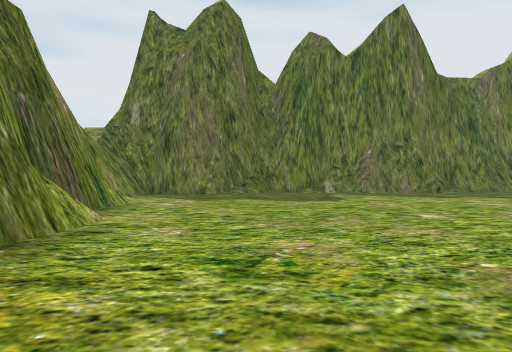
view 1 (above)

16 first-person views from a walk through a 3-D level made in the Unity game engine. The camera is 1.3 m above the floor, looks level and sees 75° across. The floor is counted in squares, 2 m on a side. Each view is taken from the middle of a square. On the plan, view 1 faces up. The plan holds only what a view shows up to about 10 squares ahead; the rest is blank. The player is left out.

view 2
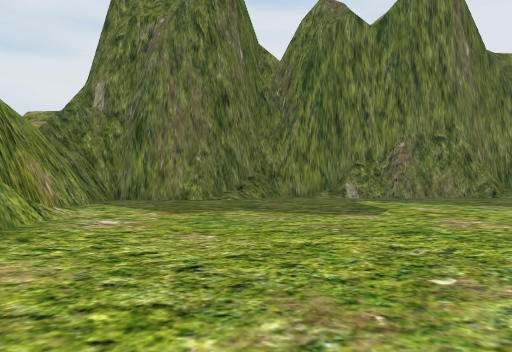

view 3
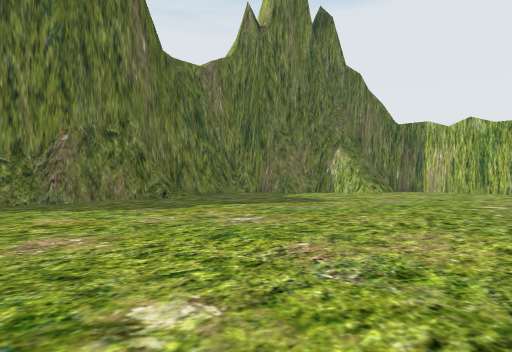

view 4
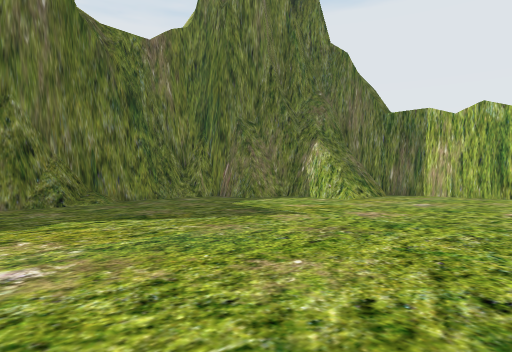

view 5
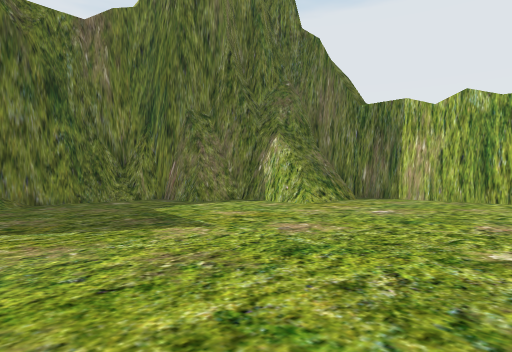

view 6
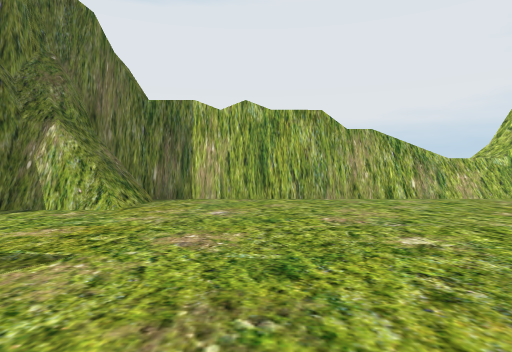

view 7
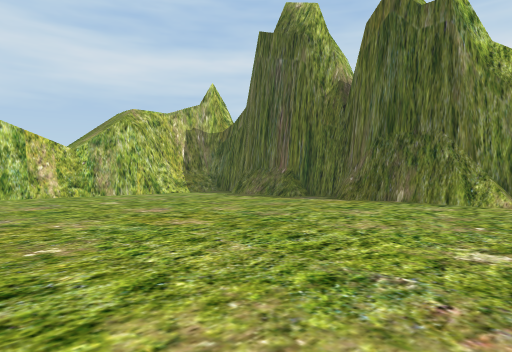

view 8
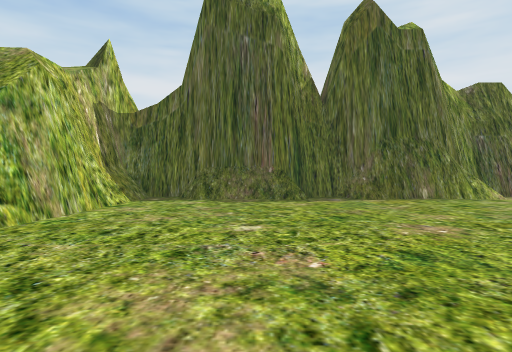

view 9
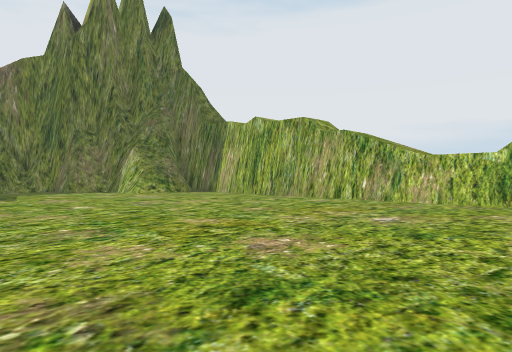

view 10
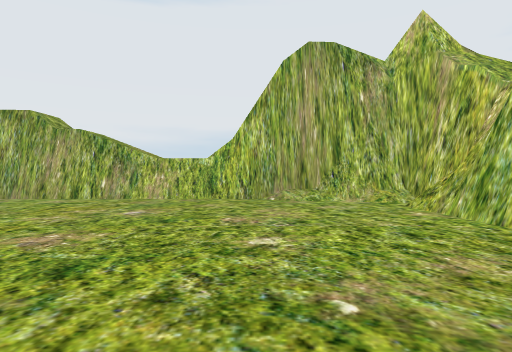

view 11
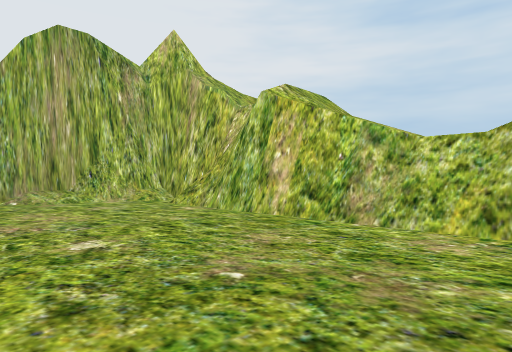

view 12
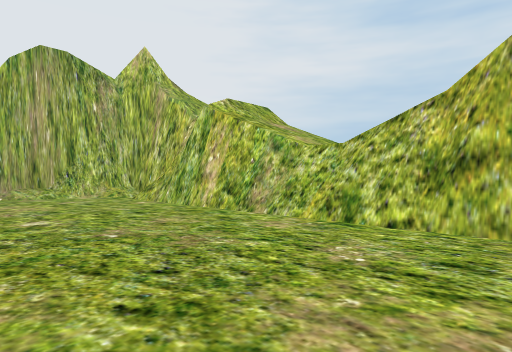

view 13
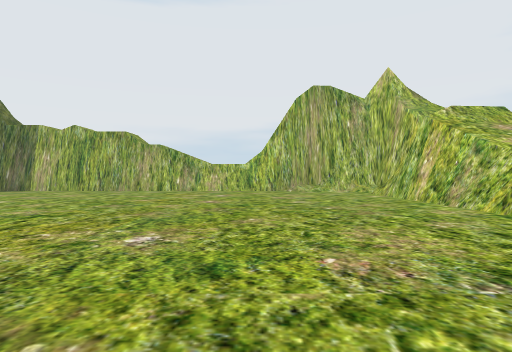

view 14
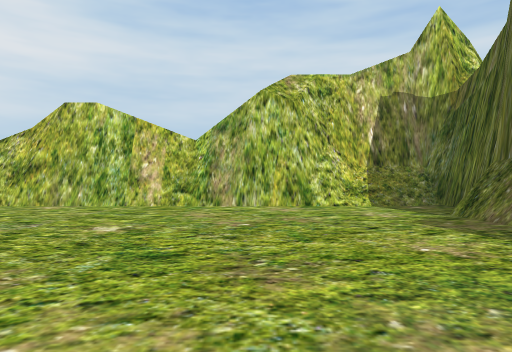

view 15
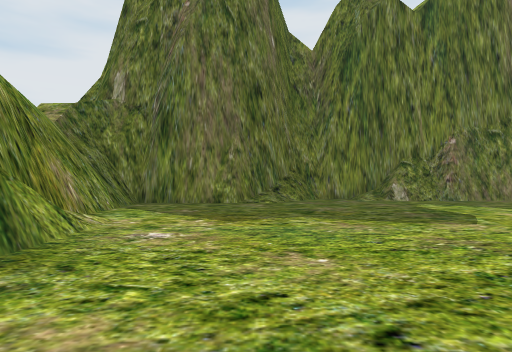

view 16
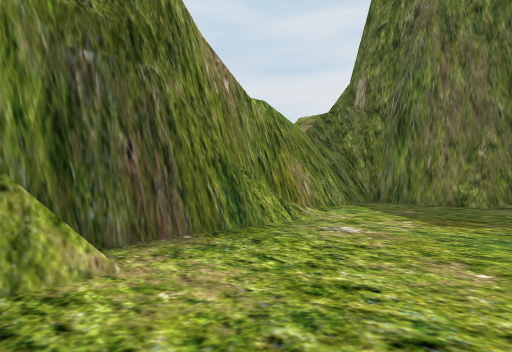

### Floor plan
Key: @ floor where view 1 was taken; # wall or solid block; . floor; / step, stairs or slope; = window, fence, low wall or low ledge.
Columns run from 4 left of view 1 to 17 right of it. Each row starts with its distance up from view 1.
 14     ####   ######
 13   ###./#####/...##
 12 ###.............###
 11 #.................#
 10 #.................####
  9 #....................#
  8 #=...................#
  7 ##...................#
  6  #...................#
  5  #...................#
  4  #...................#
  3  #...................#
  2  #...................#
  1  #...................#
  0  #..@................#
 -1  #...................#
 -2  #...................#
 -3  #................../#
 -4  #................../#
 -5  #..//////////////./##
 -6  ####################

Where each view was taken, in squares from view 1:
view 1: 0 up, 0 right, facing up
view 2: 3 up, 0 right, facing up
view 3: 4 up, 2 right, facing up-right
view 4: 5 up, 5 right, facing up-right
view 5: 5 up, 7 right, facing up-right
view 6: 7 up, 7 right, facing right
view 7: 6 up, 6 right, facing down-left
view 8: 2 down, 7 right, facing left
view 9: 2 down, 8 right, facing up-right
view 10: 2 down, 7 right, facing right
view 11: 1 down, 7 right, facing down-right
view 12: 1 down, 5 right, facing down-right
view 13: 1 down, 2 right, facing right
view 14: 2 up, 1 right, facing down
view 15: 4 up, 1 left, facing up
view 16: 4 up, 0 right, facing up-left
